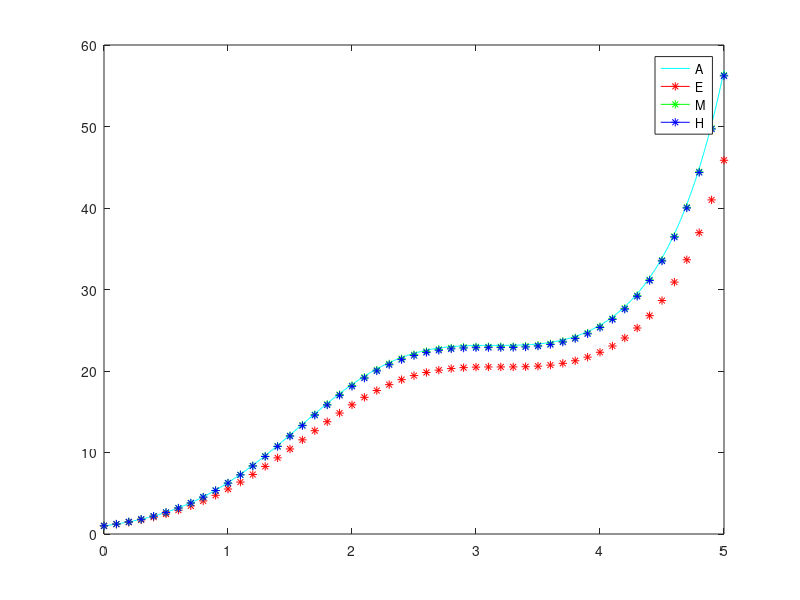

MATLAB code to generate this figure:
function odeuvod

T=5;
uH=1; uM=1; uE=1; % počáteční podmínky
tA=0:0.01:T;


%Bakterie:
f=inline('(1+cos(x)).*y;','x','y'); 
h=0.1;
exact=exp(tA + sin(tA));


%Stiff
%f=inline('-15.*y','x', 'y'); % definice funkce f, plati ze u'=f(t,u)
%h=0.14; % pouzijeme krok h
%exact=exp(-15.*tA);
%hranice mezi 0.13 a 0.14


plot(tA,exact,'c'); % zobrazime aktualni polohu
pocetKroku=50; % celkovy pocet kroku

for i=0:pocetKroku
   
   t=i/pocetKroku*T; % spocteme cas odpovidajici kroku
   
   hold on;% nastavime grafy aby se nemazaly, ale aby se jen pridavaly objekty do existujicich grafu

   %EULER
   plot(t,uE,'r-*'); % zobrazime aktualni polohu
   uE=uE+h*f(t,uE); % spocteme novou hodnotu promenne u

   %MIDPOINT
   plot(t,uM,'g-*'); % zobrazime aktualni polohu
   uM=uM+h*f(t+h/2,uM+h/2*f(t,uM));

   %HEUN
   plot(t,uH,'b-*'); % zobrazime aktualni polohu
   uH=uH+h/2*(f(t,uH)+f(t+h,uH+h*f(t,uH)));

   hold off;
end
legend('A','E','M','H')
%axis([0 1 -3 3]);

end
